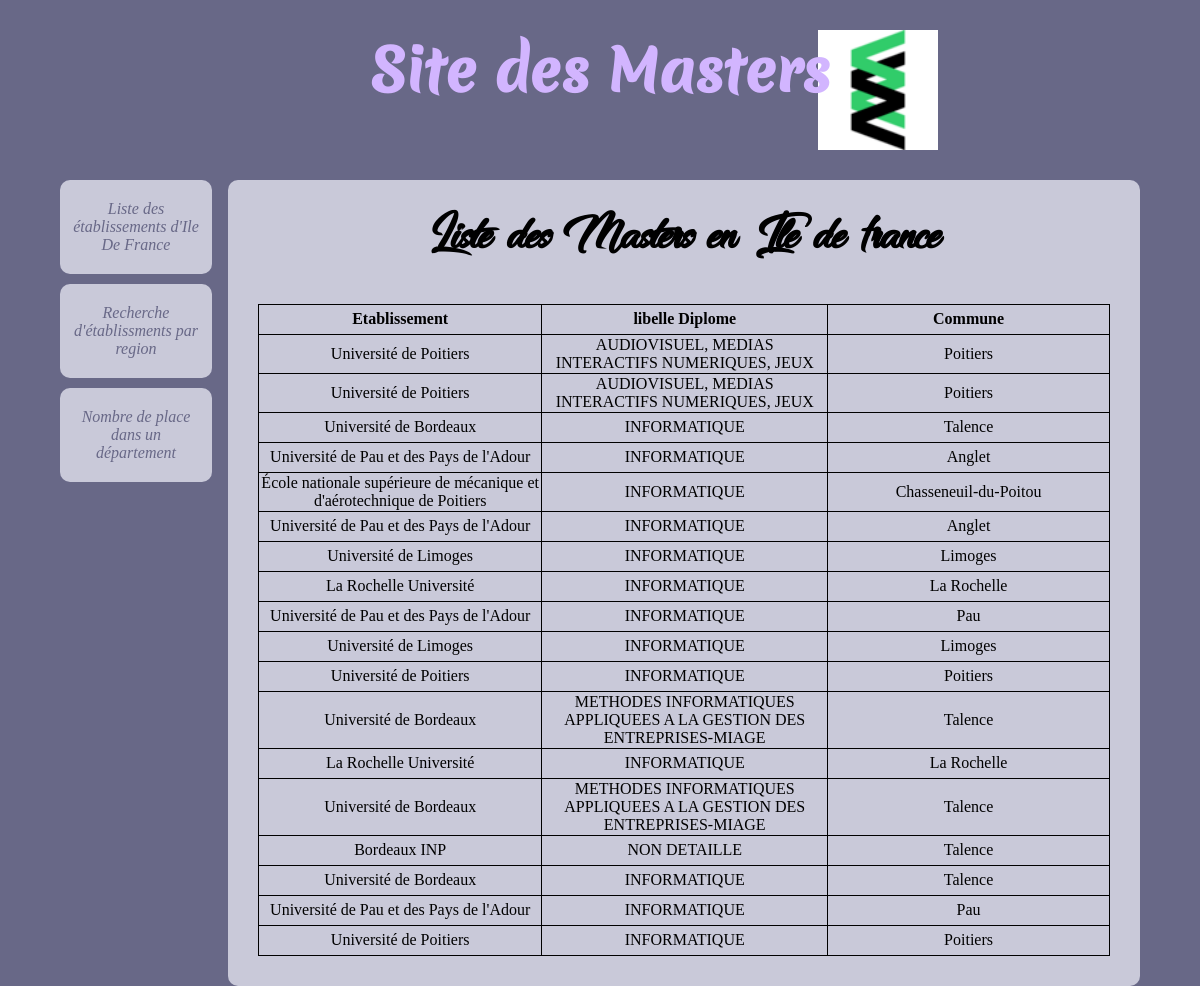
The page /view_list_model.php?choix_region=R75 on the database its author committed.
### tables this page shows
CREATE TABLE masters(
    id_etablissement INTEGER NOT NULL,
    type_etablissement VARCHAR(20),
    etablissement VARCHAR(100),
    type_diplome VARCHAR(50),
    regroupement_diplomes VARCHAR(50),
    libelle_diplome VARCHAR(100),
    grande_discipline VARCHAR(50),
    secteur_disciplinaire VARCHAR(50),
    nb_etudiants INTEGER,
    nb_femmes INTEGER,
    nb_hommes INTEGER,
    code_commune  VARCHAR(50),
    commune VARCHAR(50),
    departement VARCHAR(50),
    id_academie VARCHAR(50),
    academie VARCHAR(50),
    id_region VARCHAR(50),
    region VARCHAR(50),
    CodeUAI VARCHAR(50),
    etablissement_actuel VARCHAR(100),
    PRIMARY KEY (id_etablissement)
);

### connexion.php (called while the page is built)
<?php
$dsn = 'mysql:host=localhost;dbname=bdd_master';
$login='root';
$mdp='';
?>

### Model.php (called while the page is built, shortened)
<?php
class Model
{
    private $bd;
    private static $instance = null;
    private function __construct()
    {
        include "connexion.php";
        $this->bd = new PDO($dsn, $login, $mdp);
        $this->bd->setAttribute(PDO::ATTR_ERRMODE, PDO::ERRMODE_EXCEPTION);
        $this->bd->query("SET nameS 'utf8'");
    }
    public static function getModel(){
    if (self::$instance === null) {
        self::$instance = new self();
    }
    return self::$instance;}
    public function getMasterRegion($region)
    {
        $requete = $this->bd->prepare('SELECT * from masters WHERE id_region = :region');
        $requete->bindValue(':region', $region);
        $requete->execute();
        return $requete->fetchall(PDO::FETCH_ASSOC);
    }
}

### view_list_model.php (the view, shortened to what this page needs)
<?php
require_once "Model.php";
?>
<h1>Liste des Masters en Ile de france</h1>
<?php
    if (isset($_GET['choix_region'])) {
        $region = $_GET['choix_region'];
        $l = Model::getModel();
        $masters = $l->getMasterRegion($region);
        echo "<table>";
        echo "<tr><th>Etablissement</th><th>libelle Diplome</th><th>Commune</th></tr>";
        foreach ($masters as $master) {
            echo "<tr>";
            echo"<td>".$master['etablissement']."</td>";
            echo "<td>".$master['libelle_diplome']."</td>";
            echo"<td>".$master['commune']."</td>";
            echo"</tr>";
        }
        echo "</table>";
    }
    ?>

### Content/css/etudeSup.css (style rules this page uses)
* { box-sizing: border-box; }
body { width : 90%; background-color : #686887; margin:auto; overflow-y: scroll ; position: relative; }
header { width : 75%; padding : 30px; text-align : center; color : #D2B5FF; margin:auto; }
main { background-color : #C9C9D9; border-radius : 10px; padding : 30px; position: relative; }
header h1 { padding : 0px; height : 120px; width : 90%; margin:auto; background-image:url('../img/mon_master.png'); background-size: 120px; background-repeat: no-repeat; background-position:center right; min-height: 120px; margin:auto; }
header h1 a { display :block; margin : 0px; font-family: Merienda; height: 100%; text-decoration: none; color : inherit; }
nav ul { margin:0; padding:0; }
nav li { list-style-type : none; padding : 0px; margin-bottom : 10px; }
nav li a { display : block; margin : 0; background-color : #C9C9D9; border-radius : 10px; padding-top : 20px; padding-bottom : 20px; padding-left : 10px; padding-right : 10px; width:100%; vertical-align : middle; text-align : center; text-decoration : none; color : #686887; font-style : italic; }
h1 { font-family: "dancing_in_the_rainbow"; font-size: 3.5em; text-align: center; margin-top: 0px; }
table { border-collapse : collapse; margin : auto; }
td,th { border : 1px solid black; width : 300px; height : 30px; text-align : center; }
body { display:grid; grid-template-columns: 1fr 6fr; column-gap: 1em; grid-template-areas: "h h" "menu main"; }
nav { grid-area: menu; }
header { grid-area: h; }
main { grid-area: main; }

### rows shown on the page
masters: etablissement "Université de Poitiers", libelle_diplome "AUDIOVISUEL, MEDIAS INTERACTIFS NUMERIQUES, JEUX", commune "Poitiers"
masters: etablissement "Université de Poitiers", libelle_diplome "AUDIOVISUEL, MEDIAS INTERACTIFS NUMERIQUES, JEUX", commune "Poitiers"
masters: etablissement "Université de Bordeaux", libelle_diplome "INFORMATIQUE", commune "Talence"
masters: etablissement "Université de Pau et des Pays de l'Adour", libelle_diplome "INFORMATIQUE", commune "Anglet"
masters: etablissement "École nationale supérieure de mécanique et d'aérotechnique de Poitiers", libelle_diplome "INFORMATIQUE", commune "Chasseneuil-du-Poitou"
masters: etablissement "Université de Pau et des Pays de l'Adour", libelle_diplome "INFORMATIQUE", commune "Anglet"
masters: etablissement "Université de Limoges", libelle_diplome "INFORMATIQUE", commune "Limoges"
masters: etablissement "La Rochelle Université", libelle_diplome "INFORMATIQUE", commune "La Rochelle"
masters: etablissement "Université de Pau et des Pays de l'Adour", libelle_diplome "INFORMATIQUE", commune "Pau"
masters: etablissement "Université de Limoges", libelle_diplome "INFORMATIQUE", commune "Limoges"
masters: etablissement "Université de Poitiers", libelle_diplome "INFORMATIQUE", commune "Poitiers"
masters: etablissement "Université de Bordeaux", libelle_diplome "METHODES INFORMATIQUES APPLIQUEES A LA GESTION DES ENTREPRISES-MIAGE", commune "Talence"
masters: etablissement "La Rochelle Université", libelle_diplome "INFORMATIQUE", commune "La Rochelle"
masters: etablissement "Université de Bordeaux", libelle_diplome "METHODES INFORMATIQUES APPLIQUEES A LA GESTION DES ENTREPRISES-MIAGE", commune "Talence"
masters: etablissement "Bordeaux INP", libelle_diplome "NON DETAILLE", commune "Talence"
masters: etablissement "Université de Bordeaux", libelle_diplome "INFORMATIQUE", commune "Talence"
masters: etablissement "Université de Pau et des Pays de l'Adour", libelle_diplome "INFORMATIQUE", commune "Pau"
masters: etablissement "Université de Poitiers", libelle_diplome "INFORMATIQUE", commune "Poitiers"
